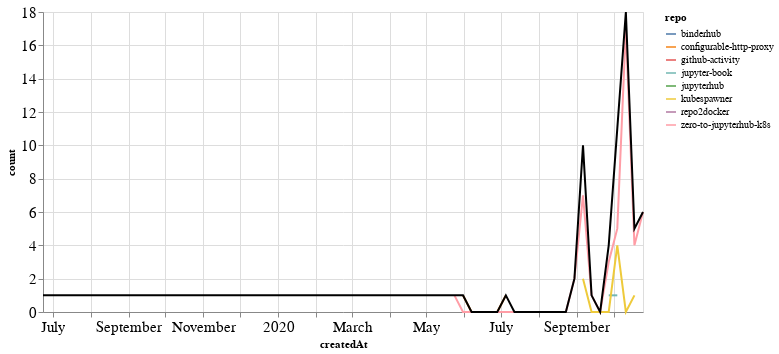

Notebook code cell kept with this figure:
### Markdown cell above
## PRs

### Code cell
prs_time = prs.groupby('repo').resample('W', on='createdAt').count()['author'].reset_index()
prs_time = prs_time.rename(columns={'author': 'count'})
prs_time_total = prs_time.groupby('createdAt').agg({"count": "sum"}).reset_index()

ch1 = alt.Chart(prs_time, width=600).mark_line().encode(
    x='createdAt',
    y='count',
    color='repo',
    tooltip="repo"
)

ch2 = alt.Chart(prs_time_total, width=600).mark_line(color="black").encode(
    x='createdAt',
    y='count',
)

ch1 + ch2

### Figure 1 — Vega-Lite specification as saved in the notebook (floating-point values rounded to 4 significant figures)
{"config": {"axisLeft": {"labelFontSize": 15}, "axisBottom": {"labelFontSize": 15}}, "layer": [{"data": {"name": "data-017d96a3cea42bf37a78bbba95059fb5"}, "mark": "line", "encoding": {"color": {"type": "nominal", "field": "repo"}, "tooltip": {"type": "nominal", "field": "repo"}, "x": {"type": "temporal", "field": "createdAt"}, "y": {"type": "quantitative", "field": "count"}}, "width": 600}, {"data": {"name": "data-96b51e0166a435e847a2988778ef54cf"}, "mark": {"type": "line", "color": "black"}, "encoding": {"x": {"type": "temporal", "field": "createdAt"}, "y": {"type": "quantitative", "field": "count"}}, "width": 600}], "$schema": "https://vega.github.io/schema/vega-lite/v4.8.1.json", "datasets": {"data-017d96a3cea42bf37a78bbba95059fb5": [{"repo": "binderhub", "createdAt": "2020-09-06T00:00:00", "count": 1}, {"repo": "configurable-http-proxy", "createdAt": "2020-05-31T00:00:00", "count": 1}, {"repo": "configurable-http-proxy", "createdAt": "2020-06-07T00:00:00", "count": 0}, {"repo": "configurable-http-proxy", "createdAt": "2020-06-14T00:00:00", "count": 0}, {"repo": "configurable-http-proxy", "createdAt": "2020-06-21T00:00:00", "count": 0}, {"repo": "configurable-http-proxy", "createdAt": "2020-06-28T00:00:00", "count": 0}, {"repo": "configurable-http-proxy", "createdAt": "2020-07-05T00:00:00", "count": 1}, {"repo": "github-activity", "createdAt": "2020-10-11T00:00:00", "count": 1}, {"repo": "jupyter-book", "createdAt": "2020-09-27T00:00:00", "count": 1}, {"repo": "jupyter-book", "createdAt": "2020-10-04T00:00:00", "count": 1}, {"repo": "jupyterhub", "createdAt": "2020-10-04T00:00:00", "count": 1}, {"repo": "kubespawner", "createdAt": "2020-09-06T00:00:00", "count": 2}, {"repo": "kubespawner", "createdAt": "2020-09-13T00:00:00", "count": 0}, {"repo": "kubespawner", "createdAt": "2020-09-20T00:00:00", "count": 0}, {"repo": "kubespawner", "createdAt": "2020-09-27T00:00:00", "count": 0}, {"repo": "kubespawner", "createdAt": "2020-10-04T00:00:00", "count": 4}, {"repo": "kubespawner", "createdAt": "2020-10-11T00:00:00", "count": 0}, {"repo": "kubespawner", "createdAt": "2020-10-18T00:00:00", "count": 1}, {"repo": "repo2docker", "createdAt": "2019-06-23T00:00:00", "count": 1}, {"repo": "zero-to-jupyterhub-k8s", "createdAt": "2020-05-24T00:00:00", "count": 1}, {"repo": "zero-to-jupyterhub-k8s", "createdAt": "2020-05-31T00:00:00", "count": 0}, {"repo": "zero-to-jupyterhub-k8s", "createdAt": "2020-06-07T00:00:00", "count": 0}, {"repo": "zero-to-jupyterhub-k8s", "createdAt": "2020-06-14T00:00:00", "count": 0}, {"repo": "zero-to-jupyterhub-k8s", "createdAt": "2020-06-21T00:00:00", "count": 0}, {"repo": "zero-to-jupyterhub-k8s", "createdAt": "2020-06-28T00:00:00", "count": 0}, {"repo": "zero-to-jupyterhub-k8s", "createdAt": "2020-07-05T00:00:00", "count": 0}, {"repo": "zero-to-jupyterhub-k8s", "createdAt": "2020-07-12T00:00:00", "count": 0}, {"repo": "zero-to-jupyterhub-k8s", "createdAt": "2020-07-19T00:00:00", "count": 0}, {"repo": "zero-to-jupyterhub-k8s", "createdAt": "2020-07-26T00:00:00", "count": 0}, {"repo": "zero-to-jupyterhub-k8s", "createdAt": "2020-08-02T00:00:00", "count": 0}, {"repo": "zero-to-jupyterhub-k8s", "createdAt": "2020-08-09T00:00:00", "count": 0}, {"repo": "zero-to-jupyterhub-k8s", "createdAt": "2020-08-16T00:00:00", "count": 0}, {"repo": "zero-to-jupyterhub-k8s", "createdAt": "2020-08-23T00:00:00", "count": 0}, {"repo": "zero-to-jupyterhub-k8s", "createdAt": "2020-08-30T00:00:00", "count": 2}, {"repo": "zero-to-jupyterhub-k8s", "createdAt": "2020-09-06T00:00:00", "count": 7}, {"repo": "zero-to-jupyterhub-k8s", "createdAt": "2020-09-13T00:00:00", "count": 1}, {"repo": "zero-to-jupyterhub-k8s", "createdAt": "2020-09-20T00:00:00", "count": 0}, {"repo": "zero-to-jupyterhub-k8s", "createdAt": "2020-09-27T00:00:00", "count": 3}, {"repo": "zero-to-jupyterhub-k8s", "createdAt": "2020-10-04T00:00:00", "count": 5}, {"repo": "zero-to-jupyterhub-k8s", "createdAt": "2020-10-11T00:00:00", "count": 17}, {"repo": "zero-to-jupyterhub-k8s", "createdAt": "2020-10-18T00:00:00", "count": 4}, {"repo": "zero-to-jupyterhub-k8s", "createdAt": "2020-10-25T00:00:00", "count": 6}], "data-96b51e0166a435e847a2988778ef54cf": [{"createdAt": "2019-06-23T00:00:00", "count": 1}, {"createdAt": "2020-05-24T00:00:00", "count": 1}, {"createdAt": "2020-05-31T00:00:00", "count": 1}, {"createdAt": "2020-06-07T00:00:00", "count": 0}, {"createdAt": "2020-06-14T00:00:00", "count": 0}, {"createdAt": "2020-06-21T00:00:00", "count": 0}, {"createdAt": "2020-06-28T00:00:00", "count": 0}, {"createdAt": "2020-07-05T00:00:00", "count": 1}, {"createdAt": "2020-07-12T00:00:00", "count": 0}, {"createdAt": "2020-07-19T00:00:00", "count": 0}, {"createdAt": "2020-07-26T00:00:00", "count": 0}, {"createdAt": "2020-08-02T00:00:00", "count": 0}, {"createdAt": "2020-08-09T00:00:00", "count": 0}, {"createdAt": "2020-08-16T00:00:00", "count": 0}, {"createdAt": "2020-08-23T00:00:00", "count": 0}, {"createdAt": "2020-08-30T00:00:00", "count": 2}, {"createdAt": "2020-09-06T00:00:00", "count": 10}, {"createdAt": "2020-09-13T00:00:00", "count": 1}, {"createdAt": "2020-09-20T00:00:00", "count": 0}, {"createdAt": "2020-09-27T00:00:00", "count": 4}, {"createdAt": "2020-10-04T00:00:00", "count": 11}, {"createdAt": "2020-10-11T00:00:00", "count": 18}, {"createdAt": "2020-10-18T00:00:00", "count": 5}, {"createdAt": "2020-10-25T00:00:00", "count": 6}]}}
